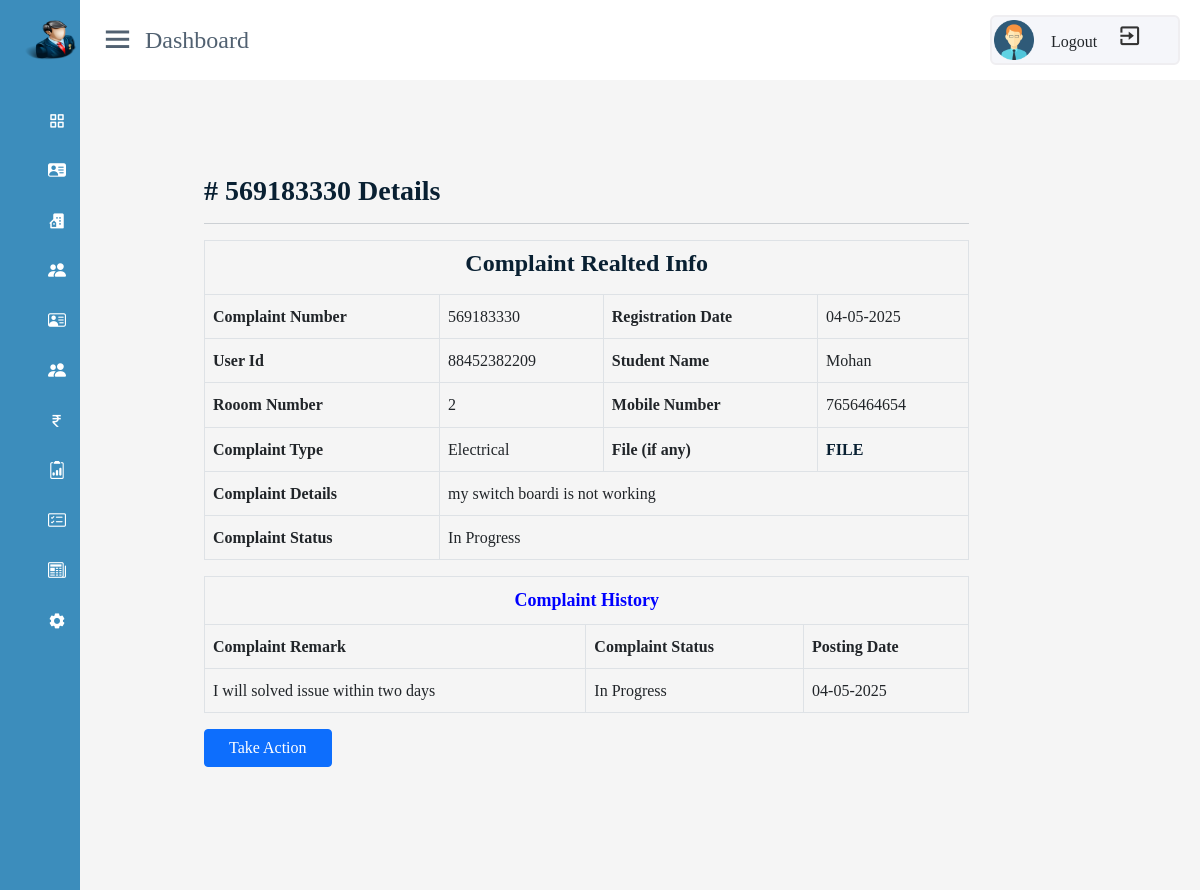
Screenshot of /admin/complaintaction.php?id=569183330 (signed in) with the database file from the repository.
### tables this page shows
CREATE TABLE `complaint` (
  `id` int(11) NOT NULL,
  `complaint_no` bigint(12) DEFAULT NULL,
  `userid` varchar(225) NOT NULL,
  `name` varchar(225) NOT NULL,
  `mobile` varchar(10) NOT NULL,
  `roomno` int(11) NOT NULL,
  `complaint_type` varchar(225) NOT NULL,
  `complaint_details` varchar(255) NOT NULL,
  `complaint_doc` varchar(400) NOT NULL,
  `complaint_status` varchar(255) NOT NULL DEFAULT 'New',
  `registration_date` timestamp NOT NULL DEFAULT current_timestamp()
);

CREATE TABLE `complainthistory` (
  `id` int(11) NOT NULL,
  `complaint_no` bigint(11) DEFAULT NULL,
  `complaint_status` varchar(255) NOT NULL,
  `complaint_remark` varchar(255) NOT NULL,
  `posting_date` timestamp NOT NULL DEFAULT current_timestamp()
);

### admin/complaintaction.php (the view, shortened to what this page needs)
<!DOCTYPE html>
<html lang="en">
<head>
    <link rel="stylesheet" href="./css/room_register.css">
</head>
<body>
<?php require('./includes/header.php')?>
<?php
    include('includes/db_config.php');
     if(isset($_GET['id']))
     {
        $complaint_no = $_GET['id'];
        echo '<h3> #'.$complaint_no.' Details</h3>';
        $query="select * from complaint where complaint_no='$complaint_no'";
        $data=mysqli_query($con,$query);
        $row=mysqli_fetch_assoc($data);
        $query1="select * from complainthistory  where complaint_no='$complaint_no' ";
        $data1=mysqli_query($con,$query1);
     }
    ?>
<div class="container-fluid">
    <div class="row">
        <div class="col-lg-10 p-4 overflow-hidden  ">
            <div class="home-section">
               <div class="home-content">
                <h3 class="mt-2" style="font-family: Georgia, 'Times New Roman', Times, serif;"><?php echo '<h3> # '.$complaint_no.'  Details</h3>';?></h3>
                <hr>
                <table id="zctb" class="table table-bordered  dataTable" cellspacing="0" width="100%" border="1">
                <tbody>
                <tr>
                <td colspan="6" style="text-align:center; color:blue"><h4>Complaint Realted Info</h4></td>
                </tr>
                <tr>
                    <th>Complaint Number </th>
                    <td><?php echo $row['complaint_no']?></td>
                    <th>Registration Date</th>
                    <td><?php $wop = $row['registration_date']; print date("d-m-Y",strtotime($wop))?></td>
                </tr>
                <tr>
                    <th>User Id</th>
                    <td><?php echo $row['userid']?></td>
                    <th>Student Name</th>
                    <td><?php echo $row['name']?></td>
                </tr>
                <tr>
                    <th>Rooom Number </th>
                    <td><?php echo $row['roomno']?></td>
                    <th>Mobile Number</th>
                    <td><?php echo $row['mobile']?></td>
                </tr>
                <tr>
                <th>Complaint Type </th>
                <td><?php echo $row['complaint_type']?></td>
                <th>File (if any)</th>
                <td colspan="5"><?php echo"<a href='".$row['complaint_doc']."'  target='blank' >FILE</a>" ?></td>
                </tr>
                <tr>
                <th>Complaint Details</th>
                <td colspan="3"><?php echo $row['complaint_details']?></td>
                </tr>
                <tr>
                <th>Complaint Status </th>
                <td colspan="3"><?php echo $row['complaint_status']?></td>
                </tr>
                </tbody>
                </table>
                <table id="zctb" class="table table-bordered " cellspacing="0" width="100%" border="1">
                <thead>
                <tr>
                    <th colspan="3" style="color:blue; font-size:18px; text-align:center">Complaint History</th>
                </tr>
                <tr>
                    <th>Complaint Remark</th>
                    <th>Complaint Status</th>
                    <th>Posting Date</th>
                </tr>
                </thead>
                <tbody>
                <?php
                    while($row1=mysqli_fetch_assoc($data1))
                    {
                    ?>
                    <tr>
                        <td ><?php echo $row1['complaint_remark']?></td>
                        <td><?php echo $row1['complaint_status']?></td>
                        <td><?php $wop = $row1['posting_date']; print date("d-m-Y",strtotime($wop))?></td>
                    </tr>
                    <?php
                    }?>
                </tbody>
                </table>
                <td style="margin-left:100px;"><a href="takeaction.php?id=<?php echo $row['complaint_no']?>" class="btn btn-primary me- px-4 ">Take Action</a>
                </div>
              </div>
            </div>
        </div>
    </div>
</body>
</html>
<?php require('./includes/footer.php')?>

### admin/css/room_register.css (style rules this page uses)
* { padding: 0; margin: 0; box-sizing: border-box; }
body { background-color:white; }
.home-content { padding: 100px 20px 20px 20px; }

### admin/css/adminpanel.css (style rules this page uses)
* { margin:0; padding:0; box-sizing: border-box; font-family: 'Poppins',sans-serif; }
body { min-height: 100vh; width: 100%; }
.home-section { background: #f5f5f5; position: relative; min-height: 100vh; width: calc(100% - 240px); left: 240px; transition: all 0.5s ease; }
.home-section .home-content { padding-top: 100px; }
@media (max-width: 1216px) { .home-section { width: calc(100% - 80px); left: 80px; } }

### css/styel.css (style rules this page uses)
body { font-family: "Barlow",sans-serif; line-height: 1.7; color:#516171; }
h1,h2,h3,h4,h5,h6 { font-weight: 700 !important; color: #092032; }
a { color: #092032; text-decoration: none; transition: all 0.4s ease; font-weight: 800; }

### css/footer.css (style rules this page uses)
* { text-decoration: none; font-family: poppins; box-sizing: border-box; }
body { margin:0; background-image:linear-gradient(to bottom,white,white); }

### rows the page displays
complaint: complaint_no "569183330", registration_date "04-05-2025", userid "88452382209", name "Mohan", roomno "2", mobile "7656464654", complaint_type "Electrical", complaint_details "my switch boardi is not working", complaint_status "In Progress"
complainthistory: complaint_remark "I will solved issue within two days", complaint_status "In Progress", posting_date "04-05-2025"

### other values shown
$complaint_no "569183330"
